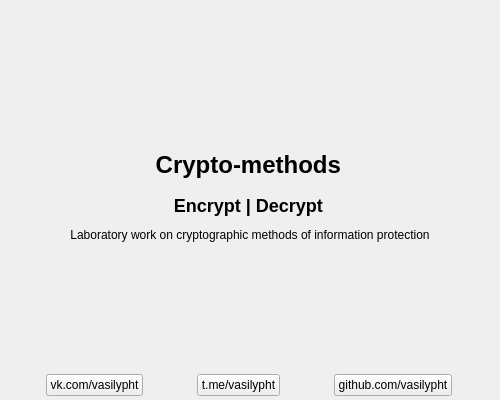
<?xml version="1.0" encoding="UTF-8"?>
<ui version="4.0">
 <class>about</class>
 <widget class="QWidget" name="about">
  <property name="geometry">
   <rect>
    <x>0</x>
    <y>0</y>
    <width>500</width>
    <height>400</height>
   </rect>
  </property>
  <property name="windowTitle">
   <string>Form</string>
  </property>
  <property name="styleSheet">
   <string notr="true"/>
  </property>
  <layout class="QVBoxLayout" name="verticalLayout">
   <property name="spacing">
    <number>12</number>
   </property>
   <property name="leftMargin">
    <number>4</number>
   </property>
   <property name="topMargin">
    <number>4</number>
   </property>
   <property name="rightMargin">
    <number>4</number>
   </property>
   <property name="bottomMargin">
    <number>4</number>
   </property>
   <item>
    <spacer name="vertical_spacer_top">
     <property name="orientation">
      <enum>Qt::Vertical</enum>
     </property>
     <property name="sizeHint" stdset="0">
      <size>
       <width>20</width>
       <height>35</height>
      </size>
     </property>
    </spacer>
   </item>
   <item>
    <widget class="QLabel" name="label_logo">
     <property name="text">
      <string/>
     </property>
     <property name="alignment">
      <set>Qt::AlignCenter</set>
     </property>
    </widget>
   </item>
   <item>
    <widget class="QLabel" name="label_topic">
     <property name="text">
      <string>&lt;div&gt;
            &lt;h1 align=&quot;center&quot;&gt;Crypto-methods&lt;/h1&gt;
            &lt;h2 align=&quot;center&quot;&gt;Encrypt | Decrypt&lt;/h2&gt;
            &lt;p align=&quot;center&quot;&gt;Laboratory work on cryptographic methods of information protection&lt;/p&gt;
&lt;/div&gt;</string>
     </property>
     <property name="alignment">
      <set>Qt::AlignCenter</set>
     </property>
    </widget>
   </item>
   <item>
    <spacer name="vertical_spacer_bottom">
     <property name="orientation">
      <enum>Qt::Vertical</enum>
     </property>
     <property name="sizeHint" stdset="0">
      <size>
       <width>20</width>
       <height>35</height>
      </size>
     </property>
    </spacer>
   </item>
   <item>
    <layout class="QHBoxLayout" name="horizontal_layout_links">
     <item>
      <widget class="QPushButton" name="button_vk">
       <property name="sizePolicy">
        <sizepolicy hsizetype="Fixed" vsizetype="Fixed">
         <horstretch>0</horstretch>
         <verstretch>0</verstretch>
        </sizepolicy>
       </property>
       <property name="styleSheet">
        <string notr="true"/>
       </property>
       <property name="text">
        <string>vk.com/vasilypht</string>
       </property>
      </widget>
     </item>
     <item>
      <widget class="QPushButton" name="button_tg">
       <property name="sizePolicy">
        <sizepolicy hsizetype="Fixed" vsizetype="Fixed">
         <horstretch>0</horstretch>
         <verstretch>0</verstretch>
        </sizepolicy>
       </property>
       <property name="styleSheet">
        <string notr="true"/>
       </property>
       <property name="text">
        <string>t.me/vasilypht</string>
       </property>
       <property name="iconSize">
        <size>
         <width>16</width>
         <height>16</height>
        </size>
       </property>
       <property name="checkable">
        <bool>false</bool>
       </property>
       <property name="flat">
        <bool>false</bool>
       </property>
      </widget>
     </item>
     <item>
      <widget class="QPushButton" name="button_github">
       <property name="sizePolicy">
        <sizepolicy hsizetype="Fixed" vsizetype="Fixed">
         <horstretch>0</horstretch>
         <verstretch>0</verstretch>
        </sizepolicy>
       </property>
       <property name="styleSheet">
        <string notr="true"/>
       </property>
       <property name="text">
        <string>github.com/vasilypht</string>
       </property>
      </widget>
     </item>
    </layout>
   </item>
  </layout>
 </widget>
 <resources/>
 <connections/>
</ui>
